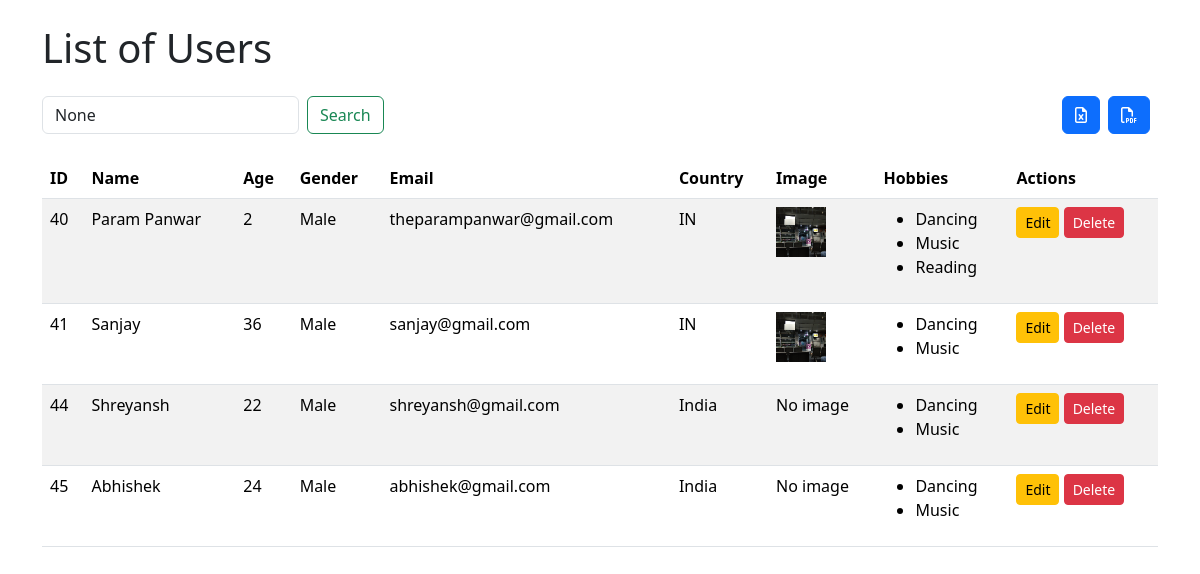
Screenshot of /search with the database file from the repository.
### new/models.py (models this page shows, shortened)
class User(models.Model):
    GENDER_CHOICES = [
        ('male', 'Male'),
        ('female', 'Female'),
    ]
    name = models.CharField(max_length=100)
    age = models.IntegerField()
    gender = models.CharField(max_length=10, choices=GENDER_CHOICES, default='NULL')
    country = CountryField(blank_label='(select country)', default='')
    email = models.EmailField()
    image = models.ImageField(upload_to='images/', blank=True, null=True)
    choices = models.ManyToManyField(Hobby, blank=True)

class Hobby(models.Model):
    name = models.CharField(max_length=100)

### new/views.py (the view)
# urls.py: path('search', views.search_view, name="search_view"),
def search_view(request):
    query = request.GET.get('q')
    if query:
        results = User.objects.filter(
            Q(name__contains=query) | Q(email__exact=query)
        )
    else:
        results = User.objects.all()
    return render(request, 'user_detail.html', {'users': results, 'query': query})

### new/templates/user_detail.html
{% extends 'base.html' %}
{% block content %}
<div class="container mt-4">
    <h1 class="mb-4">List of Users</h1>
    <div class="d-flex justify-content-between mb-4">
        <form method="GET" action="{% url 'search_view' %}" class="d-flex justify-content-start me-2" role="search">
            <input class="form-control me-2" type="search" name="q" value="{{ query }}" placeholder="Search" aria-label="Search" required>
            <button class="btn btn-outline-success" type="submit">Search</button>
        </form>
        <div class="d-flex me-2">
        <form action="{% url 'export_to_excel' %}" method="get" class="d-flex me-2">
            <button type="submit" class="btn btn-primary"><i class="fa-regular fa-file-excel"></i></button>
        </form>
        <form action="{% url 'venue_pdf' %}" method="get" class="d-flex ">
            <button type="submit" class="btn btn-primary">
                <i class="fa-regular fa-file-pdf"></i>
            </button>
        </form>
    </div>
    </div>
    <table class="table table-striped">
        <thead>
            <tr>
                <th>ID</th>
                <th>Name</th>
                <th>Age</th>
                <th>Gender</th>
                <th>Email</th>
                <th>Country</th>
                <th>Image</th>
                <th>Hobbies</th>
                <th>Actions</th>
            </tr>
        </thead>
        <tbody>
            {% if users %}
                {% for user in users %}
                    <tr>
                        <td>{{ user.id }}</td>
                        <td>{{ user.name }}</td>
                        <td>{{ user.age }}</td>
                        <td>{{ user.get_gender_display }}</td>
                        <td>{{ user.email }}</td>
                        <td>{{ user.country }}</td>
                        <td>
                            {% if user.image %}
                                <img src="{{ user.image.url }}" alt="User Image" style="width: 50px; height: 50px;">
                            {% else %}
                                No image
                            {% endif %}
                        </td>
                        <td>
                            {% if user.choices.all %}
                                <ul>
                                    {% for hobby in user.choices.all %}
                                        <li>{{ hobby.name }}</li>
                                    {% endfor %}
                                </ul>
                            {% else %}
                                No hobbies
                            {% endif %}
                        </td>
                        <td>
                            <a href="{% url 'edit_user' user.id %}" class="btn btn-warning btn-sm">Edit</a>
                            <a href="{% url 'delete_user' user.id %}" class="btn btn-danger btn-sm">Delete</a>
                        </td>
                    </tr>
                {% endfor %}
            {% else %}
                <tr>
                    <td colspan="9">No users found.</td>
                </tr>
            {% endif %}
        </tbody>
    </table>
</div>
{% endblock %}

### new/templates/base.html (style rules this page uses)
:root { --primary-color: #b9ff66; --secondary-color: #191a23; --body-color: #f3f3f3; }

### rows the page displays
User: id "40", name "Param Panwar", age "2", gender "Male", email "theparampanwar@gmail.com", country "IN", image (picture)
Hobby: name "Dancing"
Hobby: name "Music"
Hobby: name "Reading"
User: id "41", name "Sanjay", age "36", gender "Male", email "sanjay@gmail.com", country "IN", image (picture)
User: id "44", name "Shreyansh", age "22", gender "Male", email "shreyansh@gmail.com", country "India", image "No image"
User: id "45", name "Abhishek", age "24", gender "Male", email "abhishek@gmail.com", country "India", image "No image"
